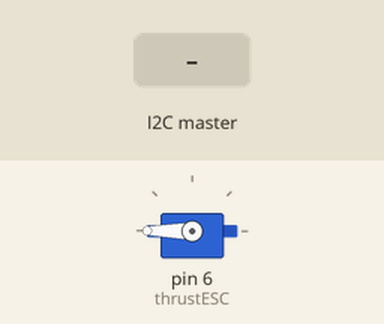
This sketch was run on a simulated Arduino Uno, built with avr-gcc and run on an emulated ATmega328P. Shown: servo. The inputs (shaded band) are chosen by the test bench. What the sketch prints to the serial monitor is not drawn.

Above: at 0.6 s.
At 2.7 s:
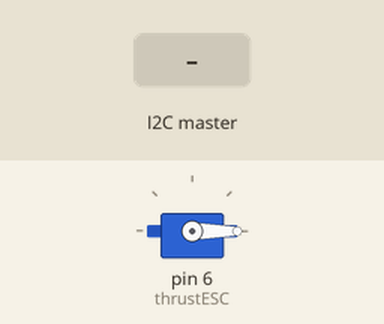
2.8 s: the I2C master sends the byte 5
Timing chart, 0 to 5.8 s (numbered marks = the images above; inputs shaded):
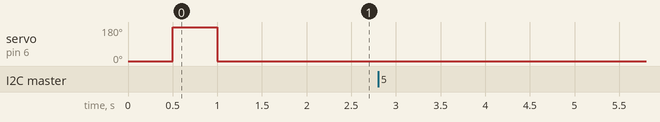

The sketch:

thruster.ino
```cpp
#include <Servo.h>
#include <Wire.h>

Servo thrustESC;

void setup() {
  // put your setup code here, to run once:

  // Treat ESC like a servo
  // Map to pin 6 with signals between 1000 and 2000 ms
  thrustESC.attach(6, 1000, 2000);
  Wire.begin(4);
  Wire.onReceive(receiveEvent);
  Serial.begin(9600);

  // Arm ESC manually with low - high - low signals
  thrustESC.write(0);
  delay(500);
  thrustESC.write(180);
  delay(500);
  thrustESC.write(0);
  delay(500);
}

void loop() {
  // put your main code here, to run repeatedly:

  delay(100);
}

void receiveEvent(int howMany) {

  // Receive serial data and store in character array
  char cmd[7];
  int i = 0;
  while(0 < Wire.available())
  {
    cmd[i] = Wire.read();
    Serial.print(cmd[i]);
    i++;
  }
  Serial.println(" ");

  // Translate characters to integers by subtracting '0' character
  for(int q = 0; q < 7; ++q)
    cmd[q] = cmd[q] - '0';

  // TODO: transmit in numbers, not characters
  char esc_speed[3];
  for(int j = 0; j < 3; ++j)
    esc_speed[j] = cmd[j];
  char duration[4];
  for(int k = 0; k < 4; ++k)
    duration[k] = cmd[k+3];

  // Translate characters to values

  int spd = esc_speed[2] + 10 * esc_speed[1] + 100 * esc_speed[0];
  int dur = 10 * duration[3] + 100 * duration[2] + 1000 * duration[1] + 10000 * duration[0];

  Serial.print("Speed is ");
  Serial.println(spd);
  Serial.print("Duration is");
  Serial.println(dur);

  // Write out desired speed to the ESC
  thrustESC.write(spd);
  delay(dur);
}
```

Measured:
- after the input at 2.8 s, every drawn part: stays the same
